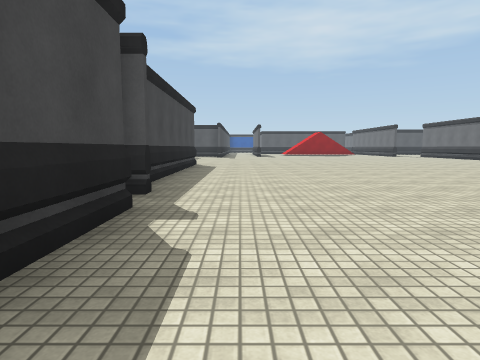
[1] (above)

22 first-person views from a walk through a Unity game level. The camera is 1.2 m above the floor, tilts 6° down and sees 75° across. The floor is counted in squares, 2 m on a side. Each view is taken from the middle of a square. On the plan, view 1 faces up. The plan holds only what a view shows up to about 9 squares ahead; the rest is blank. The place goes on beyond the plan. The player is left out. Surface patterns are stand-ins for the level's own textures.

[2]
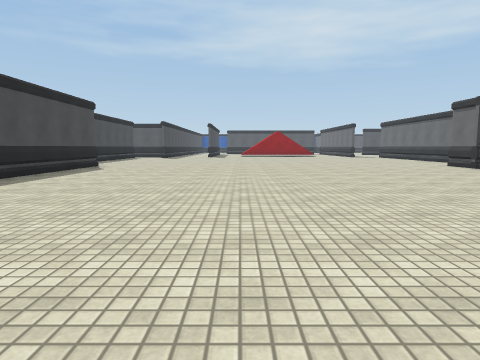

[3]
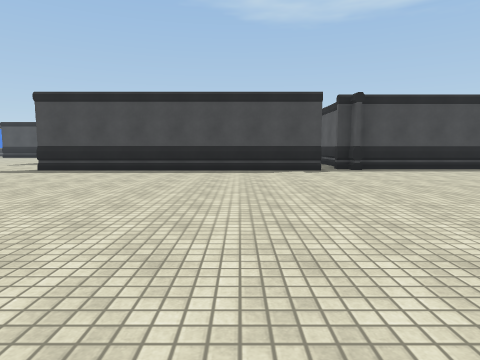

[4]
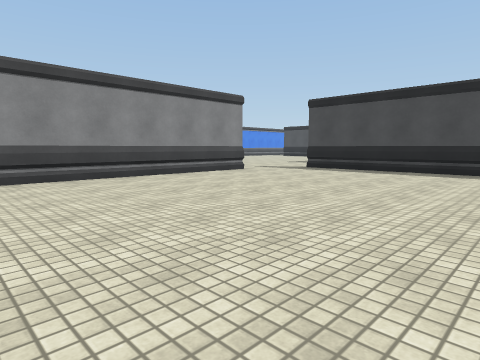

[5]
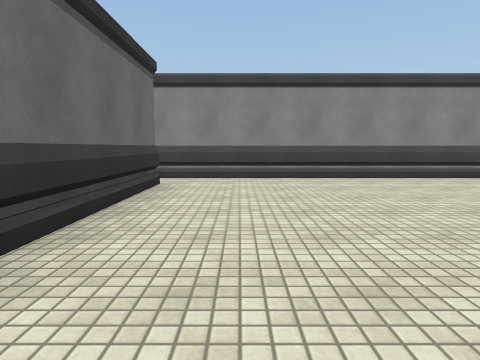

[6]
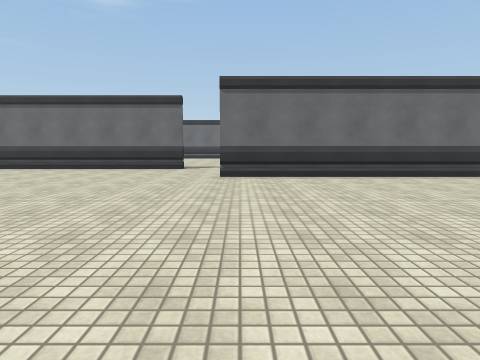

[7]
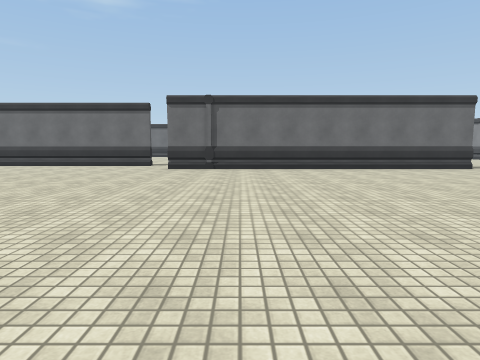

[8]
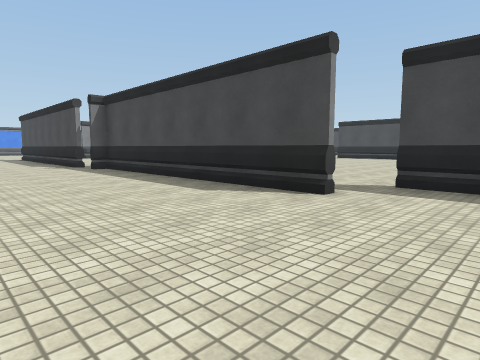

[9]
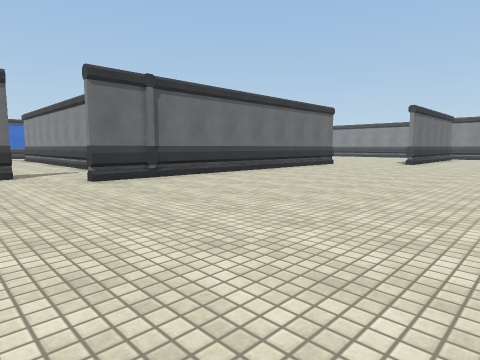

[10]
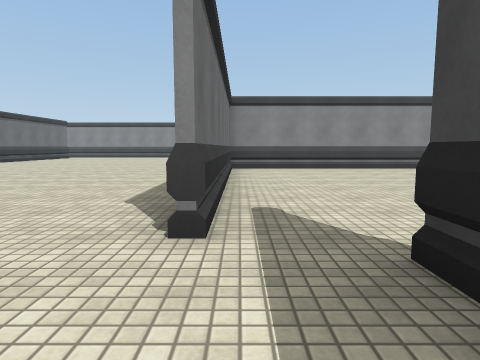

[11]
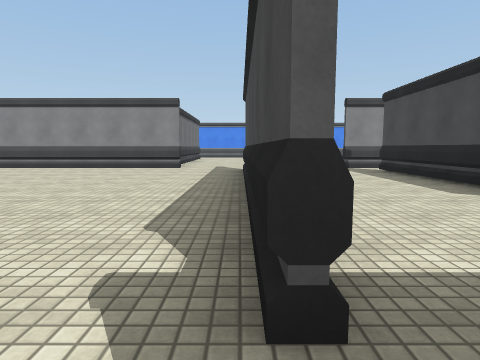

[12]
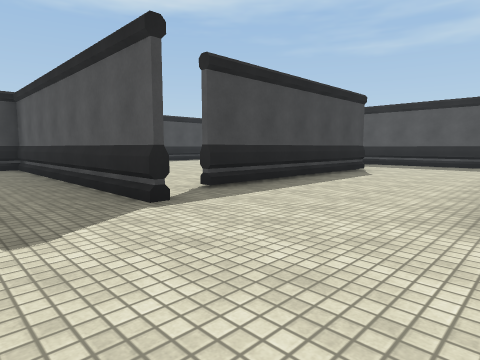

[13]
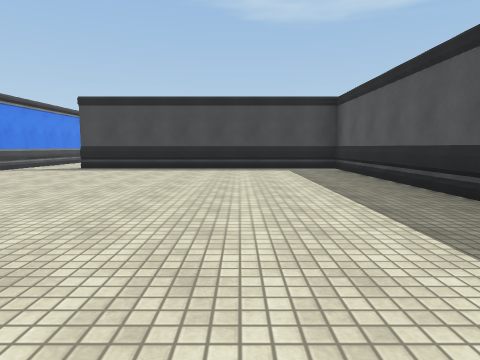

[14]
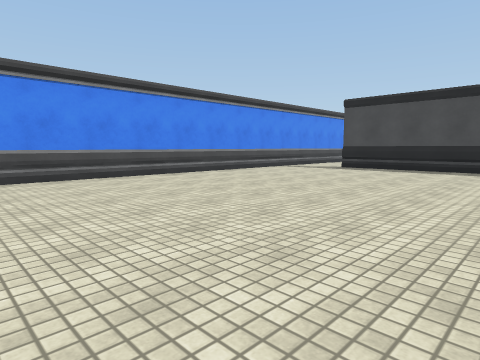

[15]
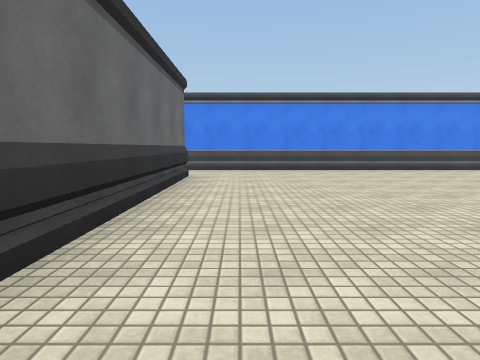

[16]
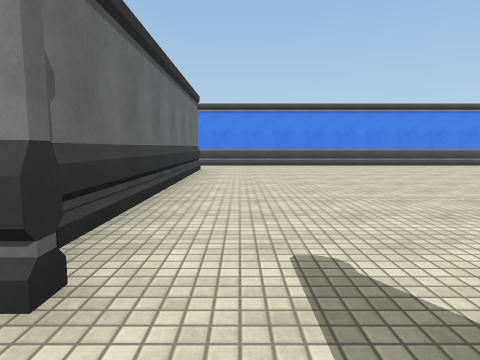

[17]
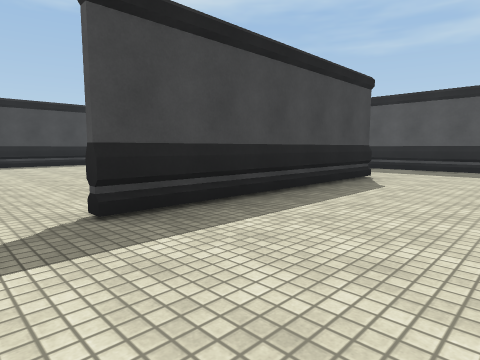

[18]
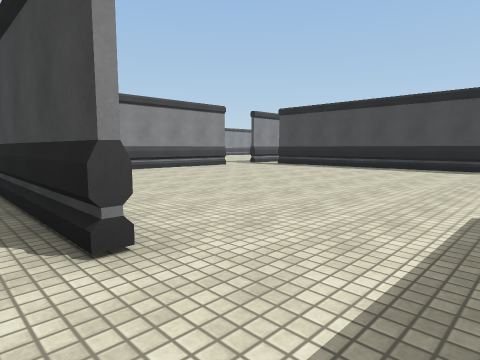

[19]
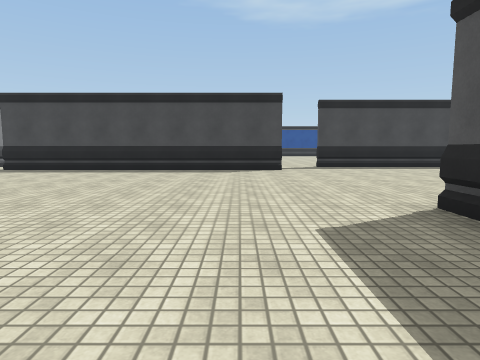

[20]
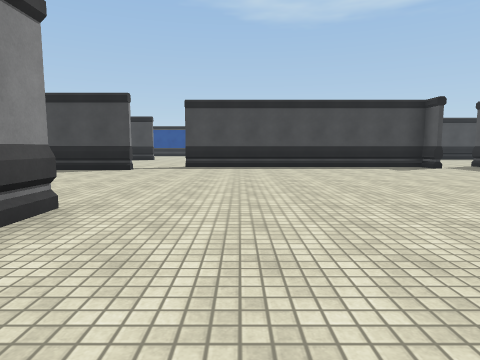

[21]
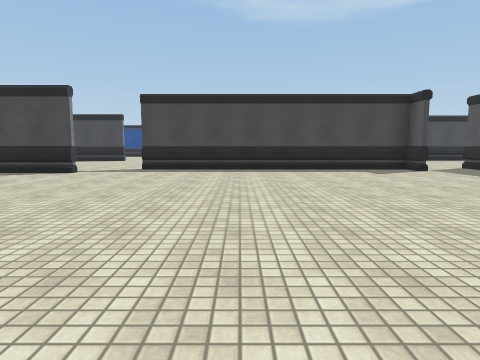

[22]
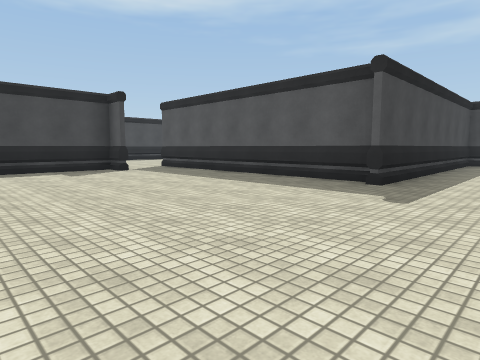

### Floor plan
Points are (right, up) in squares from view 1. A wall is a line through its corners. A room is listed if a view was taken in it or the views show most of it. See-through windows are left out.
Room 1 (views 1, 2, 3, 4, 5, 6, 7, 8, 9, 10, 11, 16)
walls: (-1.1, 4) (-1.6, 4); (-1.1, 3.1) (-1.1, -4.2); (9.7, 3.5) (9.7, 11); (-1.6, 11) (-1.6, 3.6); (7.4, -4.2) (7.4, 1.5); (-2.9, 12.4) (-2.9, 11.2); (0.8, -5.1) (7.8, -5.1)
ways out: opening at (0, -5) to room 2; opening at (9, 2.5); opening at (11, 11); gap at (8, -4)
Room 2 (views 12, 13, 14, 15, 17, 18, 19)
walls: (-4, -5.3) (-10.9, -5.3) (-10.9, -12.5); (1.1, -12.5) (1.1, -5.8); (-11.1, -14.2) (0.5, -14.2); (-4.6, 1.4) (-4.6, -4.1); (-2.4, 4) (-5.9, 4)
ways out: opening at (0, -5) to room 1; opening at (-5, 2.5) to room 3; gap at (-5, -4) to room 3; opening at (-11, -13.5); opening at (1, -13.5)
Room 3 (views 20, 21, 22)
walls: (-8.1, 4.2) (-1.1, 4.2); (-7.5, 4) (-8.1, 4); (-13.3, 3.1) (-13.3, -4.2); (-1.7, 4.6) (-1.7, 11); (-8.1, 13.4) (-15, 13.4); (-14.5, 11.5) (-14.5, 4.2); (-7.9, 13.5) (-7.9, 13); (-8.8, -5.1) (-7.6, -5.1)
ways out: opening at (-5, 2.5) to room 2; gap at (-5, -4) to room 2; opening at (-14, 4); gap at (-13, -4.5)

Where each view was taken, in squares from view 1:
view 1: 0 up, 0 right, facing up
view 2: 1 up, 3 right, facing up
view 3: 1 up, 7 right, facing left
view 4: 1 up, 7 right, facing down-left
view 5: 1 up, 6 right, facing down
view 6: 1 up, 1 right, facing right
view 7: 9 up, 1 right, facing right
view 8: 13 up, 2 right, facing down-left
view 9: 13 up, 4 right, facing down-right
view 10: 13 up, 2 left, facing down
view 11: 4 up, 1 left, facing down
view 12: 7 down, 1 left, facing up-left
view 13: 8 down, 2 left, facing left
view 14: 8 down, 2 left, facing down-left
view 15: 6 down, 0 right, facing down
view 16: 4 down, 0 right, facing down
view 17: 5 down, 2 left, facing up-left
view 18: 3 up, 4 left, facing down-left
view 19: 2 up, 5 left, facing left
view 20: 6 up, 5 left, facing left
view 21: 7 up, 6 left, facing left
view 22: 8 up, 6 left, facing up-left
